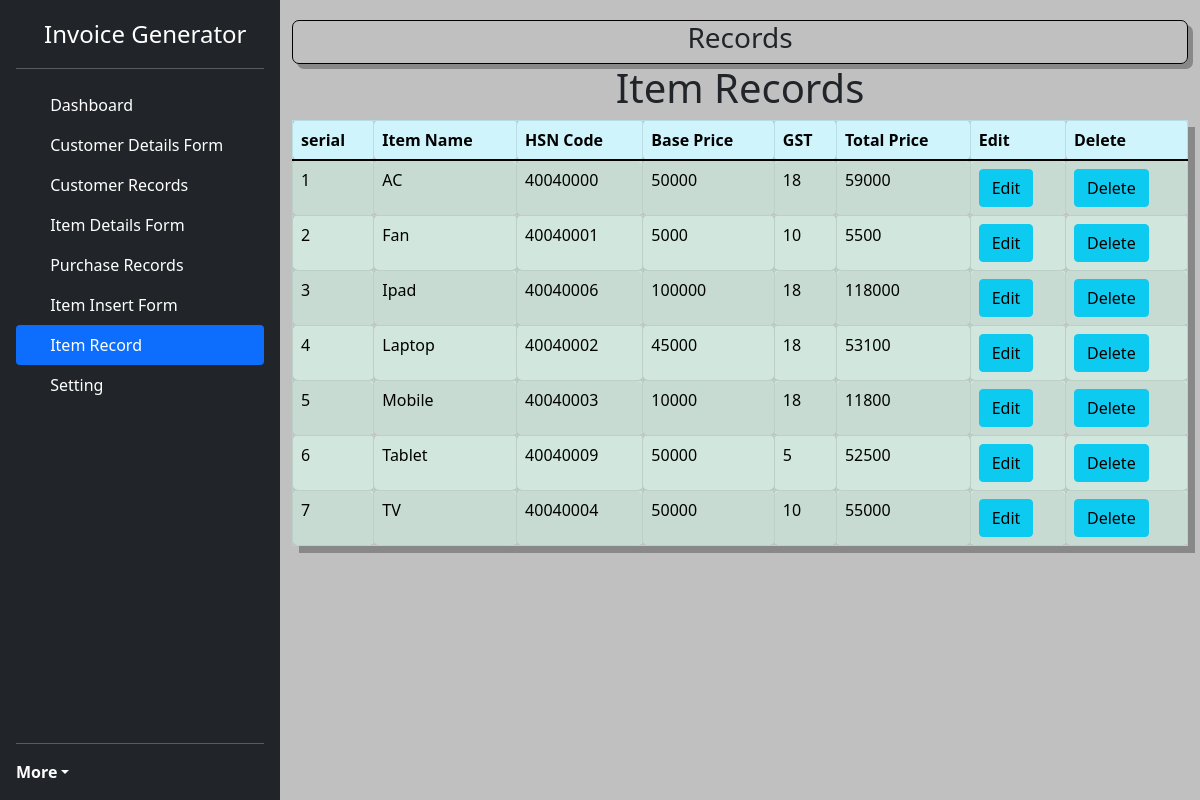
/item_record.php (signed in), run on the app's committed database.
### tables this page shows
CREATE TABLE `item` (
  `item_name` varchar(50) NOT NULL,
  `HSN_Code` varchar(255) NOT NULL,
  `base_price` float NOT NULL,
  `GST` int(2) NOT NULL,
  `total_price` float NOT NULL
);

### class.php (called while the page is built, shortened)
<?php
class DB{
    public function dbConnect() {
        $username = "root";
        $password = "";
        $server = "localhost";
        $database = "invoice";
        $con = mysqli_connect($server,$username,$password,$database);
        if($con){
            return $con;
        } else{
            return false;
        }
    }
    public function selectquery($tablename,$where=array()){
        $con = $this->dbConnect();
        if(empty($where)){
            $sel = "SELECT * from $tablename";
        }
       $les = mysqli_query($con,$sel);
       return $les;
    }
}
?>

### item_record.php (the view, shortened to what this page needs)
<?php
include 'class.php';
$obj= new DB();
$res=$obj->selectquery("item");
?>
<html>
<head>
</head>
<body>
<div>
    <?php
        include 'sidebars.php';
      ?>
</div>
    <div class="container" id="con">
            <header id="h1"><h3>Records</h3></header>
        <h1 id="h">Item Records</h1>
        <table id="tab"class="table table-bordered table-hover table-success table-striped">
            <thead class="table-info">
                <th class="serial">serial</th>
                <th>Item Name</th>
                <th>HSN Code</th>
                <th>Base Price</th>
                <th>GST</th>
                <th>Total Price</th>
                <th>Edit</th>
                <th>Delete</th>
            </thead>
            <tbody>
               <?php $i=1;
                 while($row=mysqli_fetch_assoc($res))
                {?>
                    <tr  id="<?php echo 't_'.$row['item_name']?>">
                        <td><?php echo $i?></td>
                        <td><?php echo $row['item_name']?></td>
                        <td><?php echo $row['HSN_Code']?></td>
                        <td><?php echo $row['base_price']?></td>
                        <td><?php echo $row['GST']?></td>
                        <td><?php echo $row['total_price']?></td>
                        <td><button data-fancybox data-src="#correct" class="edit-btn btn btn-info" value="<?php echo $row['item_name']?>">Edit</button></td>
                        <td><button class="del-btn btn btn-info" value="<?php echo $row['item_name']?>">Delete</button></td>
                    </tr><?php
                    $i++;
                }?>
            </tbody>
            </table>
    </div>
</body>
</html>

### sidebars.php (shortened to what this page needs)
<!doctype html>
<html lang="en">
  <head>
    <link href="https://cdn.jsdelivr.net/npm/bootstrap@5.1.3/dist/css/bootstrap.min.css" rel="stylesheet">
    <link rel="stylesheet" href="https://cdn.jsdelivr.net/npm/bootstrap-icons@1.8.3/font/bootstrap-icons.css">
    <link rel="stylesheet" href="https://cdn.jsdelivr.net/npm/@fancyapps/ui/dist/fancybox.css"/>
    <link href="sidebars.css" rel="stylesheet">
    <link href="https://cdn.jsdelivr.net/npm/select2@4.1.0-rc.0/dist/css/select2.min.css" rel="stylesheet" />
  </head>
  <body>
  <main class="d-flex flex-nowrap ">
  <div class="d-flex flex-column flex-shrink-0 p-3 text-white bg-dark" style="width: 280px; height: 100vh;">
    <a href="/" class="d-flex align-items-center mb-3 mb-md-0 me-md-auto text-white text-decoration-none">
      <svg class="bi pe-none me-2" width="20" height="32"><use xlink:href="#bootstrap"/></svg>
      <span class="fs-4">Invoice Generator</span>
    </a>
    <hr>
    <ul class="nav nav-pills flex-column mb-auto" id="nav">
      <li class="nav-item">
        <a href="dashboard.php" class="nav-link text-white" aria-current="page">
          <svg class="bi pe-none me-2" width="6" height="16"><use xlink:href="#home"/></svg>
          Dashboard
        </a>
      </li>
      <li>
        <a href="customer_form.php" class="nav-link text-white">
          <svg class="bi pe-none me-2" width="6" height="16"><use xlink:href="#speedometer2"/></svg>
          Customer Details Form
        </a>
      </li>
      <li>
        <a href="customer_record.php" class="nav-link text-white">
          <svg class="bi pe-none me-2" width="6" height="16"><use xlink:href="#speedometer2"/></svg>
          Customer Records
        </a>
      </li>
      <li>
        <a href="item_details.php" class="nav-link text-white">
          <svg class="bi pe-none me-2" width="6" height="16"><use xlink:href="#table"/></svg>
          Item Details Form
        </a>
      </li>
      <li>
        <a href="purchase_record.php" class="nav-link text-white">
          <svg class="bi pe-none me-2" width="6" height="16"><use xlink:href="#table"/></svg>
          Purchase Records
        </a>
      </li>
      <li>
        <a href="item_insert.php" class="nav-link text-white">
          <svg class="bi pe-none me-2" width="6" height="16"><use xlink:href="#table"/></svg>
          Item Insert Form
        </a>
      </li>
      <li>
        <a href="item_record.php" class="nav-link text-white">
          <svg class="bi pe-none me-2" width="6" height="16"><use xlink:href="#table"/></svg>
          Item Record
        </a>
      </li>
      <li>
        <a href="setting.php" class="nav-link text-white">
          <svg class="bi pe-none me-2" width="6" height="16"><use xlink:href="#table"/></svg>
          Setting
        </a>
      </li>
    </ul>
    <hr>
    <div class="dropdown">
      <a href="#" class="d-flex align-items-center text-white text-decoration-none dropdown-toggle" id="dropdownUser1"
      data-bs-toggle="dropdown" aria-expanded="false">
      <strong>More</strong>
    </a>
</div>
  </div>
      </main>
  </body>
</html>

### sidebars.css (style rules this page uses)
body { min-height: 100vh; min-height: -webkit-fill-available; }
html { height: -webkit-fill-available; }
main { height: 100vh; height: -webkit-fill-available; max-height: 100%; }
.dropdown-toggle { outline: 0; }
:root { --bs-font-sans-serif: system-ui, -apple-system, "Segoe UI", Roboto, "Helvetica Neue", "Noto Sans", "Liberation Sans", Arial, sans-serif, "Apple Color Emoji", "Segoe UI Emoji", "Segoe UI Symbol", "Noto Color Emoji"; }

### item_record.php (style rules this page uses)
.container { background: silver; overflow-y: scroll; height: 100vh; width: 100%; }
.table th,td { border-radius:5px; }
#tab { box-shadow:7px 7px #888888; }
#h1 { margin-top: 20px; display:block; text-align:center; border:1px solid black; border-radius:7px; box-shadow:5px 5px #888888; }
#h { text-align:center }
body { display: flex; }

### data on the page
item: item_name "AC", HSN_Code "40040000", base_price "50000", GST "18", total_price "59000"
item: item_name "Fan", HSN_Code "40040001", base_price "5000", GST "10", total_price "5500"
item: item_name "Ipad", HSN_Code "40040006", base_price "100000", GST "18", total_price "118000"
item: item_name "Laptop", HSN_Code "40040002", base_price "45000", GST "18", total_price "53100"
item: item_name "Mobile", HSN_Code "40040003", base_price "10000", GST "18", total_price "11800"
item: item_name "Tablet", HSN_Code "40040009", base_price "50000", GST "5", total_price "52500"
item: item_name "TV", HSN_Code "40040004", base_price "50000", GST "10", total_price "55000"
